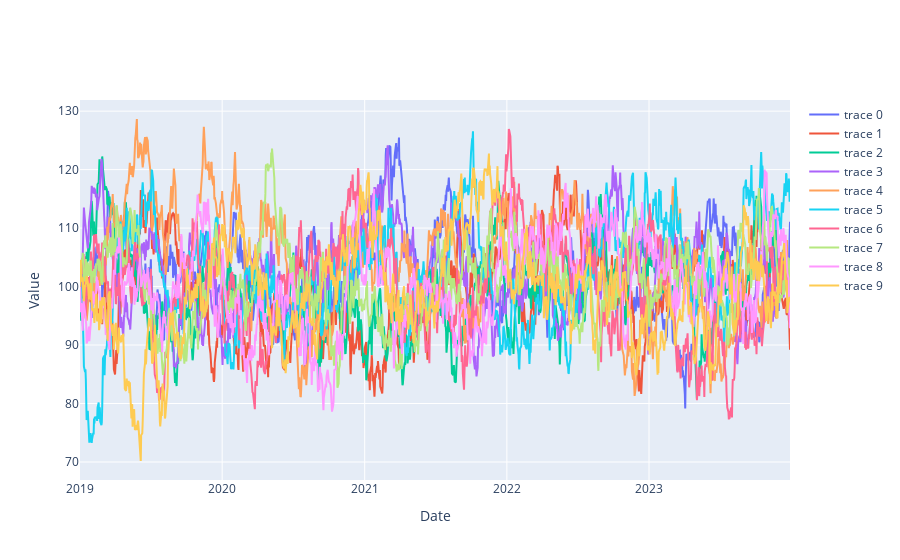

The code cell stored with this chart in its notebook:
### Markdown cell above
The goal of this part is to see wether an RL agent can an optimal trading rule using a simple mean reverting residual process

### Code cell
mu=100
sigma = 30
train, test = dat.build_simulated_train_test(N=10,mu=mu,sigma=sigma)
u.plot_plotly_multiple(train)

### Figure 1 — Plotly figure (JSON) as saved in the notebook; plotly's stock layout.template omitted (floating-point values rounded to 4 significant figures; data arrays with more than 128 entries replaced by an {"elided": "..."} marker saying what was removed)
{"data": [{"mode": "lines", "type": "scatter", "x": {"elided": "1304 str values"}, "y": {"elided": "1304 float values"}}, {"mode": "lines", "type": "scatter", "x": {"elided": "1304 str values"}, "y": {"elided": "1304 float values"}}, {"mode": "lines", "type": "scatter", "x": {"elided": "1304 str values"}, "y": {"elided": "1304 float values"}}, {"mode": "lines", "type": "scatter", "x": {"elided": "1304 str values"}, "y": {"elided": "1304 float values"}}, {"mode": "lines", "type": "scatter", "x": {"elided": "1304 str values"}, "y": {"elided": "1304 float values"}}, {"mode": "lines", "type": "scatter", "x": {"elided": "1304 str values"}, "y": {"elided": "1304 float values"}}, {"mode": "lines", "type": "scatter", "x": {"elided": "1304 str values"}, "y": {"elided": "1304 float values"}}, {"mode": "lines", "type": "scatter", "x": {"elided": "1304 str values"}, "y": {"elided": "1304 float values"}}, {"mode": "lines", "type": "scatter", "x": {"elided": "1304 str values"}, "y": {"elided": "1304 float values"}}, {"mode": "lines", "type": "scatter", "x": {"elided": "1304 str values"}, "y": {"elided": "1304 float values"}}], "layout": {"xaxis": {"title": {"text": "Date"}}, "yaxis": {"title": {"text": "Value"}}}}
